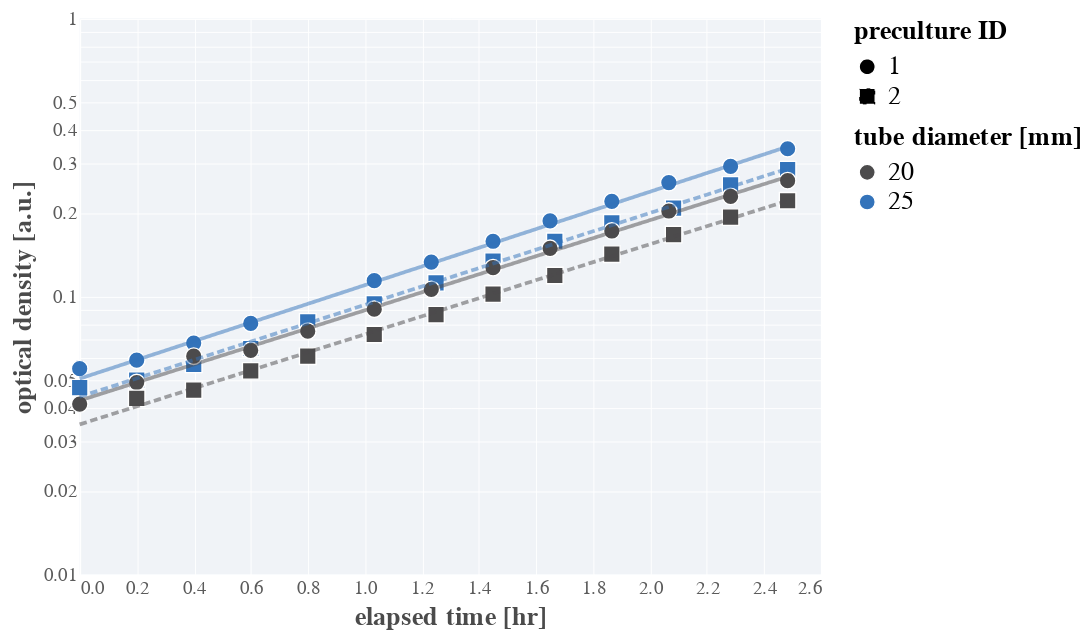

The cell this chart's notebook holds for it:
### Markdown cell above
## January 21

### Code cell
# Load and clean the data
jan21 = pd.read_csv('../../data/2021-01-21_tube_size_growth.csv')
jan21 = jan21[(jan21['elapsed_time_min'] >=0) &
               (jan21['elapsed_time_min'] <= 190) & (jan21['od_600nm'] >= 0.04) & (jan21['od_600nm'] <= 0.4)]
jan21['elapsed_time_min'] -= jan21['elapsed_time_min'].min()
jan21['elapsed_time_hr'] = jan21['elapsed_time_min'].values / 60

# Plot!
base = alt.Chart(jan21).encode(
        x=alt.X(field='elapsed_time_hr', type='quantitative', title='elapsed time [hr]'),
        y=alt.Y(field='od_600nm', type='quantitative', title='optical density [a.u.]',
                scale=alt.Scale(type='log')),
        color=alt.Color(field='tube_diam_mm', type='nominal', title='tube diameter [mm]'),
        shape=alt.Shape(field='preculture_id', type='nominal', title='preculture ID'))

jan21_point = base.mark_point(size=80)

    
# Compute the fits and plot on top.
time = np.linspace(0, 2.5, 100)
fit_stats = pd.DataFrame([])
fit_dfs = []
for g, d in jan21.groupby(['tube_diam_mm', 'preculture_id']):
    slope, inter, _, _, se = scipy.stats.linregress(d['elapsed_time_hr'].values, 
                                                    np.log(d['od_600nm'].values))
    fit_stats = fit_stats.append({'strain':g, 'intercept': inter, 'slope':slope, 'sem':se},
                            ignore_index=True)
              
    # Compute the fit over elapsed time
    fit = inter + slope * time
    _df = pd.DataFrame(np.array([time, np.exp(fit)]).T, columns=['elapsed_time_hr', 'od_600'])
    _df['tube_diam_mm'] = g[0]
    _df['preculture_id'] = g[1]
    _df['growth_rate'] = f'{slope:0.2f} ± {se:0.2f}'
    fit_dfs.append(_df)
    print(f"Tube diameter {g[0]} mm; preculture {g[1]}: λ = {slope:0.2f} ± {se:0.2f} hr^-1")
fit_df = pd.concat(fit_dfs)


fit_base = alt.Chart(fit_df).encode(
            x=alt.X(field='elapsed_time_hr', type='quantitative', title='elapsed time [hr]'),
            y=alt.Y(field='od_600', type='quantitative', title='optical density [a.u.]',
                    scale=alt.Scale(type='log')),
            color=alt.Color(field='tube_diam_mm', type='nominal', legend=None),
#                             scale=alt.Scale(domain=fit_df['growth_rate'].unique(),
#                                             range=palette[:4]),
#                             title='inferred growth rate [hr\u207B\u00b9]'),
            strokeDash=alt.StrokeDash(field='preculture_id', type='nominal', title='preculture ID'))

fit_plot = fit_base.mark_line(size=2, opacity=0.5)
layer = alt.layer(jan21_point, fit_plot).resolve_scale(color='independent')
layer

### Figure 1 — Vega-Lite specification as saved in the notebook (floating-point values rounded to 4 significant figures; data arrays with more than 128 entries replaced by an {"elided": "..."} marker saying what was removed)
{"config": {"background": "white", "group": {"fill": "white"}, "view": {"strokeWidth": 0, "height": 300, "width": 400, "fill": "#f0f3f7"}, "point": {"size": 40, "filled": true, "opacity": 1, "strokeWidth": 0.75, "stroke": "#FFFFFF"}, "square": {"size": 40, "filled": true, "opacity": 1, "strokeWidth": 0.75, "stroke": "#FFFFFF"}, "circle": {"size": 40, "filled": true, "opacity": 1, "strokeWidth": 0.75, "stroke": "#FFFFFF"}, "line": {"size": 2}, "axis": {"domainColor": "#ffffff", "domainWidth": 0.5, "labelColor": "#5b5b5b", "labelFontSize": 10, "labelFont": "Nunito", "titleFont": "Nunito", "titleFontWeight": 700, "titleFontSize": 14, "titleColor": "#4b4b4b", "grid": true, "gridColor": "#ffffff", "gridWidth": 0.5, "ticks": false}, "range": {"category": ["#4c4b4c", "#3373ba", "#5cb75b", "#d8534f", "#8066ad", "#f0ad4d"]}, "legend": {"labelFontSize": 14, "labelFont": "Nunito", "titleFont": "Nunito", "titleFontSize": 14, "titleFontWeight": 700, "titleFontColor": "#44b4b4b", "symbolSize": 75}, "title": {"font": "Nunito", "fontWeight": 700, "fontSize": 14, "fontColor": "#4b4b4b"}}, "layer": [{"data": {"name": "data-2ca0783556a1b027271411bf6ea7d83d"}, "mark": {"type": "point", "size": 80}, "encoding": {"color": {"type": "nominal", "field": "tube_diam_mm", "title": "tube diameter [mm]"}, "shape": {"type": "nominal", "field": "preculture_id", "title": "preculture ID"}, "x": {"type": "quantitative", "field": "elapsed_time_hr", "title": "elapsed time [hr]"}, "y": {"type": "quantitative", "field": "od_600nm", "scale": {"type": "log"}, "title": "optical density [a.u.]"}}}, {"data": {"name": "data-9af90a9adfe86dae4dba244bca00e8eb"}, "mark": {"type": "line", "opacity": 0.5, "size": 2}, "encoding": {"color": {"type": "nominal", "field": "tube_diam_mm", "legend": null}, "strokeDash": {"type": "nominal", "field": "preculture_id", "title": "preculture ID"}, "x": {"type": "quantitative", "field": "elapsed_time_hr", "title": "elapsed time [hr]"}, "y": {"type": "quantitative", "field": "od_600", "scale": {"type": "log"}, "title": "optical density [a.u.]"}}}], "resolve": {"scale": {"color": "independent"}}, "$schema": "https://vega.github.io/schema/vega-lite/v4.8.1.json", "datasets": {"data-2ca0783556a1b027271411bf6ea7d83d": [{"clock_time": "14:00", "elapsed_time_min": 0, "preculture_id": 1, "tube_diam_mm": 25, "od_600nm": 0.055, "carbon_source": "glucose", "date": "2021-01-21", "elapsed_time_hr": 0.0}, {"clock_time": "14:00", "elapsed_time_min": 0, "preculture_id": 2, "tube_diam_mm": 25, "od_600nm": 0.047, "carbon_source": "glucose", "date": "2021-01-21", "elapsed_time_hr": 0.0}, {"clock_time": "14:01", "elapsed_time_min": 0, "preculture_id": 1, "tube_diam_mm": 20, "od_600nm": 0.041, "carbon_source": "glucose", "date": "2021-01-21", "elapsed_time_hr": 0.0}, {"clock_time": "14:12", "elapsed_time_min": 12, "preculture_id": 1, "tube_diam_mm": 25, "od_600nm": 0.059, "carbon_source": "glucose", "date": "2021-01-21", "elapsed_time_hr": 0.2}, {"clock_time": "14:12", "elapsed_time_min": 12, "preculture_id": 2, "tube_diam_mm": 25, "od_600nm": 0.05, "carbon_source": "glucose", "date": "2021-01-21", "elapsed_time_hr": 0.2}, {"clock_time": "14:13", "elapsed_time_min": 12, "preculture_id": 1, "tube_diam_mm": 20, "od_600nm": 0.049, "carbon_source": "glucose", "date": "2021-01-21", "elapsed_time_hr": 0.2}, {"clock_time": "14:13", "elapsed_time_min": 12, "preculture_id": 2, "tube_diam_mm": 20, "od_600nm": 0.043, "carbon_source": "glucose", "date": "2021-01-21", "elapsed_time_hr": 0.2}, {"clock_time": "14:24", "elapsed_time_min": 24, "preculture_id": 1, "tube_diam_mm": 25, "od_600nm": 0.068, "carbon_source": "glucose", "date": "2021-01-21", "elapsed_time_hr": 0.4}, {"clock_time": "14:24", "elapsed_time_min": 24, "preculture_id": 2, "tube_diam_mm": 25, "od_600nm": 0.057, "carbon_source": "glucose", "date": "2021-01-21", "elapsed_time_hr": 0.4}, {"clock_time": "14:25", "elapsed_time_min": 24, "preculture_id": 1, "tube_diam_mm": 20, "od_600nm": 0.061, "carbon_source": "glucose", "date": "2021-01-21", "elapsed_time_hr": 0.4}, {"clock_time": "14:25", "elapsed_time_min": 24, "preculture_id": 2, "tube_diam_mm": 20, "od_600nm": 0.046, "carbon_source": "glucose", "date": "2021-01-21", "elapsed_time_hr": 0.4}, {"clock_time": "14:36", "elapsed_time_min": 36, "preculture_id": 1, "tube_diam_mm": 25, "od_600nm": 0.08, "carbon_source": "glucose", "date": "2021-01-21", "elapsed_time_hr": 0.6}, {"clock_time": "14:37", "elapsed_time_min": 36, "preculture_id": 2, "tube_diam_mm": 25, "od_600nm": 0.065, "carbon_source": "glucose", "date": "2021-01-21", "elapsed_time_hr": 0.6}, {"clock_time": "14:37", "elapsed_time_min": 36, "preculture_id": 1, "tube_diam_mm": 20, "od_600nm": 0.064, "carbon_source": "glucose", "date": "2021-01-21", "elapsed_time_hr": 0.6}, {"clock_time": "14:37", "elapsed_time_min": 36, "preculture_id": 2, "tube_diam_mm": 20, "od_600nm": 0.054, "carbon_source": "glucose", "date": "2021-01-21", "elapsed_time_hr": 0.6}, {"clock_time": "14:48", "elapsed_time_min": 48, "preculture_id": 1, "tube_diam_mm": 25, "od_600nm": 0.081, "carbon_source": "glucose", "date": "2021-01-21", "elapsed_time_hr": 0.8}, {"clock_time": "14:48", "elapsed_time_min": 48, "preculture_id": 2, "tube_diam_mm": 25, "od_600nm": 0.081, "carbon_source": "glucose", "date": "2021-01-21", "elapsed_time_hr": 0.8}, {"clock_time": "14:49", "elapsed_time_min": 48, "preculture_id": 1, "tube_diam_mm": 20, "od_600nm": 0.075, "carbon_source": "glucose", "date": "2021-01-21", "elapsed_time_hr": 0.8}, {"clock_time": "14:49", "elapsed_time_min": 48, "preculture_id": 2, "tube_diam_mm": 20, "od_600nm": 0.061, "carbon_source": "glucose", "date": "2021-01-21", "elapsed_time_hr": 0.8}, {"clock_time": "15:02", "elapsed_time_min": 62, "preculture_id": 1, "tube_diam_mm": 25, "od_600nm": 0.114, "carbon_source": "glucose", "date": "2021-01-21", "elapsed_time_hr": 1.033}, {"clock_time": "15:02", "elapsed_time_min": 62, "preculture_id": 2, "tube_diam_mm": 25, "od_600nm": 0.094, "carbon_source": "glucose", "date": "2021-01-21", "elapsed_time_hr": 1.033}, {"clock_time": "15:03", "elapsed_time_min": 62, "preculture_id": 1, "tube_diam_mm": 20, "od_600nm": 0.09, "carbon_source": "glucose", "date": "2021-01-21", "elapsed_time_hr": 1.033}, {"clock_time": "15:03", "elapsed_time_min": 62, "preculture_id": 2, "tube_diam_mm": 20, "od_600nm": 0.073, "carbon_source": "glucose", "date": "2021-01-21", "elapsed_time_hr": 1.033}, {"clock_time": "15:14", "elapsed_time_min": 74, "preculture_id": 1, "tube_diam_mm": 25, "od_600nm": 0.133, "carbon_source": "glucose", "date": "2021-01-21", "elapsed_time_hr": 1.233}, {"clock_time": "15:15", "elapsed_time_min": 75, "preculture_id": 2, "tube_diam_mm": 25, "od_600nm": 0.112, "carbon_source": "glucose", "date": "2021-01-21", "elapsed_time_hr": 1.25}, {"clock_time": "15:15", "elapsed_time_min": 74, "preculture_id": 1, "tube_diam_mm": 20, "od_600nm": 0.106, "carbon_source": "glucose", "date": "2021-01-21", "elapsed_time_hr": 1.233}, {"clock_time": "15:16", "elapsed_time_min": 75, "preculture_id": 2, "tube_diam_mm": 20, "od_600nm": 0.086, "carbon_source": "glucose", "date": "2021-01-21", "elapsed_time_hr": 1.25}, {"clock_time": "15:27", "elapsed_time_min": 87, "preculture_id": 1, "tube_diam_mm": 25, "od_600nm": 0.158, "carbon_source": "glucose", "date": "2021-01-21", "elapsed_time_hr": 1.45}, {"clock_time": "15:27", "elapsed_time_min": 87, "preculture_id": 2, "tube_diam_mm": 25, "od_600nm": 0.134, "carbon_source": "glucose", "date": "2021-01-21", "elapsed_time_hr": 1.45}, {"clock_time": "15:28", "elapsed_time_min": 87, "preculture_id": 1, "tube_diam_mm": 20, "od_600nm": 0.127, "carbon_source": "glucose", "date": "2021-01-21", "elapsed_time_hr": 1.45}, {"clock_time": "15:28", "elapsed_time_min": 87, "preculture_id": 2, "tube_diam_mm": 20, "od_600nm": 0.102, "carbon_source": "glucose", "date": "2021-01-21", "elapsed_time_hr": 1.45}, {"clock_time": "15:39", "elapsed_time_min": 99, "preculture_id": 1, "tube_diam_mm": 25, "od_600nm": 0.187, "carbon_source": "glucose", "date": "2021-01-21", "elapsed_time_hr": 1.65}, {"clock_time": "15:40", "elapsed_time_min": 100, "preculture_id": 2, "tube_diam_mm": 25, "od_600nm": 0.158, "carbon_source": "glucose", "date": "2021-01-21", "elapsed_time_hr": 1.667}, {"clock_time": "15:40", "elapsed_time_min": 99, "preculture_id": 1, "tube_diam_mm": 20, "od_600nm": 0.149, "carbon_source": "glucose", "date": "2021-01-21", "elapsed_time_hr": 1.65}, {"clock_time": "15:41", "elapsed_time_min": 100, "preculture_id": 2, "tube_diam_mm": 20, "od_600nm": 0.119, "carbon_source": "glucose", "date": "2021-01-21", "elapsed_time_hr": 1.667}, {"clock_time": "15:52", "elapsed_time_min": 112, "preculture_id": 1, "tube_diam_mm": 25, "od_600nm": 0.22, "carbon_source": "glucose", "date": "2021-01-21", "elapsed_time_hr": 1.867}, {"clock_time": "15:52", "elapsed_time_min": 112, "preculture_id": 2, "tube_diam_mm": 25, "od_600nm": 0.184, "carbon_source": "glucose", "date": "2021-01-21", "elapsed_time_hr": 1.867}, {"clock_time": "15:53", "elapsed_time_min": 112, "preculture_id": 1, "tube_diam_mm": 20, "od_600nm": 0.172, "carbon_source": "glucose", "date": "2021-01-21", "elapsed_time_hr": 1.867}, {"clock_time": "15:53", "elapsed_time_min": 112, "preculture_id": 2, "tube_diam_mm": 20, "od_600nm": 0.142, "carbon_source": "glucose", "date": "2021-01-21", "elapsed_time_hr": 1.867}, {"clock_time": "16:04", "elapsed_time_min": 124, "preculture_id": 1, "tube_diam_mm": 25, "od_600nm": 0.257, "carbon_source": "glucose", "date": "2021-01-21", "elapsed_time_hr": 2.067}, {"clock_time": "16:05", "elapsed_time_min": 125, "preculture_id": 2, "tube_diam_mm": 25, "od_600nm": 0.208, "carbon_source": "glucose", "date": "2021-01-21", "elapsed_time_hr": 2.083}, {"clock_time": "16:05", "elapsed_time_min": 124, "preculture_id": 1, "tube_diam_mm": 20, "od_600nm": 0.203, "carbon_source": "glucose", "date": "2021-01-21", "elapsed_time_hr": 2.067}, {"clock_time": "16:06", "elapsed_time_min": 125, "preculture_id": 2, "tube_diam_mm": 20, "od_600nm": 0.167, "carbon_source": "glucose", "date": "2021-01-21", "elapsed_time_hr": 2.083}, {"clock_time": "16:17", "elapsed_time_min": 137, "preculture_id": 1, "tube_diam_mm": 25, "od_600nm": 0.294, "carbon_source": "glucose", "date": "2021-01-21", "elapsed_time_hr": 2.283}, {"clock_time": "16:17", "elapsed_time_min": 137, "preculture_id": 2, "tube_diam_mm": 25, "od_600nm": 0.252, "carbon_source": "glucose", "date": "2021-01-21", "elapsed_time_hr": 2.283}, {"clock_time": "16:18", "elapsed_time_min": 137, "preculture_id": 1, "tube_diam_mm": 20, "od_600nm": 0.229, "carbon_source": "glucose", "date": "2021-01-21", "elapsed_time_hr": 2.283}, {"clock_time": "16:18", "elapsed_time_min": 137, "preculture_id": 2, "tube_diam_mm": 20, "od_600nm": 0.193, "carbon_source": "glucose", "date": "2021-01-21", "elapsed_time_hr": 2.283}, {"clock_time": "16:29", "elapsed_time_min": 149, "preculture_id": 1, "tube_diam_mm": 25, "od_600nm": 0.34, "carbon_source": "glucose", "date": "2021-01-21", "elapsed_time_hr": 2.483}, {"clock_time": "16:29", "elapsed_time_min": 149, "preculture_id": 2, "tube_diam_mm": 25, "od_600nm": 0.286, "carbon_source": "glucose", "date": "2021-01-21", "elapsed_time_hr": 2.483}, {"clock_time": "16:30", "elapsed_time_min": 149, "preculture_id": 1, "tube_diam_mm": 20, "od_600nm": 0.261, "carbon_source": "glucose", "date": "2021-01-21", "elapsed_time_hr": 2.483}, {"clock_time": "16:30", "elapsed_time_min": 149, "preculture_id": 2, "tube_diam_mm": 20, "od_600nm": 0.221, "carbon_source": "glucose", "date": "2021-01-21", "elapsed_time_hr": 2.483}], "data-9af90a9adfe86dae4dba244bca00e8eb": {"elided": "400 records"}}}
